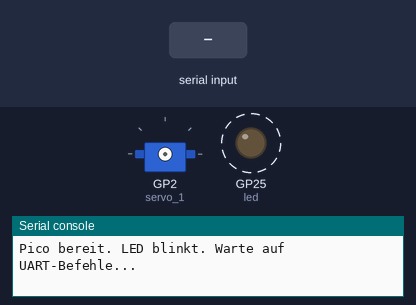
A program run on a simulated Raspberry Pi Pico running MicroPython. On the bench: servo, output pins drawn as LEDs (lit = HIGH), the last lines printed to the serial console. Dashed ring = blinking. The inputs (shaded band) are chosen by the test bench. Servo angles are drawn from the pulse width (0.5 ms = 0°, 2.5 ms = 180°).

Above: at 1.2 s.
1.3 s: "ServoLinksDrehen_1\n" received over the second serial link
4.3 s: "ServoRechtsDrehen_1\n" received over the second serial link
At 5.4 s:
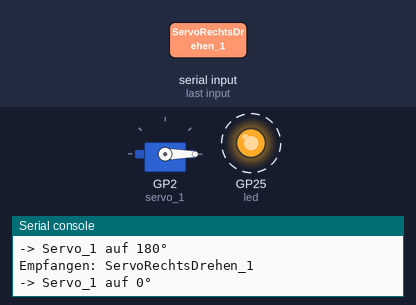
7.3 s: "ServoStopp_1\n" received over the second serial link
At 7.7 s:
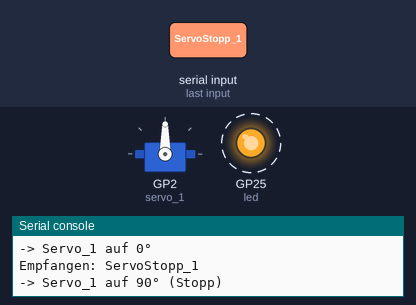
Timing chart, 0 to 16.3 s (numbered marks = the images above; inputs shaded):
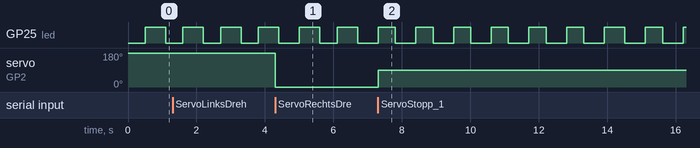

Measured:
- after the input at 4.3 s, servo on GP2 (servo_1): 180° → 0° at once
- after the input at 7.3 s, servo on GP2 (servo_1): 0° → 90° at once
- by itself, GP25 (led): alternates HIGH for 0.50 s and LOW for 0.60 s

The program:

Pico_Servosteuerung_uart.py
```python
###################################################################
#---File-Informationen--------------------------------------------#
###################################################################
# File Name: Pico_Servosteuerung_uart.py
# Projekt: Mechatronisches Projekt
# Gruppe: Johann Spielvogel, Tim Richer, Jennifer Gastgeb, Pascal Roskamp
# Semester: 6
# Hochschule Esslingen


#####################################################
#---Allgemeines-------------------------------------#
#####################################################

#----------------------------------------------Änderungsverzeichnis-------------------------------------------------------------
#                          Änderung                                                   //   Datum          //      Name
# Erstellung des Skripts                                                              // 05.04.2025       // Johann Spielvogel
# Erweiterung um Servo_2 und Servo_3                                                  // 10.04.2025       // Johann Spielvogel
# Anpassung der MQTT Nachrichten                                                      // 13.04.2025       // Johann Spielvogel
#


#########################################################################
#---Import--------------------------------------------------------------#
#########################################################################
from machine import UART, Pin, PWM
import time


#####################################################
#---UART Deklaration--------------------------------#
#####################################################
# UART0: RX = GP1 (Empfang)
uart = UART(0, baudrate=9600, tx=Pin(0), rx=Pin(1))


#####################################################
#---Servo Konfiguration-----------------------------#
#####################################################
#Servo_1---------------------------------------------
servo_1 = PWM(Pin(2))
servo_1.freq(50)

#Servo_2---------------------------------------------
#servo_2 = PWM(Pin(XXX))
#servo_2.freq(50)

#Servo_3---------------------------------------------
#servo_3 = PWM(Pin(XXX))
#servo_3.freq(50)


#####################################################
#---Servo Funktionen--------------------------------#
#####################################################
#Servo_1---------------------------------------------
def set_servo_1_angle(angle):
    # Mappe Winkel (0–180) auf PWM Duty in ns für MicroPython
    duty_ns = int(500_000 + (angle / 180) * 2000_000)
    servo_1.duty_ns(duty_ns)

#Servo_2---------------------------------------------
#def set_servo_2_angle(angle):
    # Mappe Winkel (0–180) auf PWM Duty in ns für MicroPython
    #duty_ns = int(500_000 + (angle / 180) * 2000_000)
    #servo_2.duty_ns(duty_ns)

#Servo_3---------------------------------------------
#def set_servo_3_angle(angle):
    # Mappe Winkel (0–180) auf PWM Duty in ns für MicroPython
    #duty_ns = int(500_000 + (angle / 180) * 2000_000)
    #servo_3.duty_ns(duty_ns)


#####################################################
#---Onboard LED-------------------------------------#
#####################################################
led = Pin(25, Pin.OUT)

# Für LED-Blink-Timing
last_blink_time = time.ticks_ms()
led_state = False
blink_interval = 500  # Millisekunden


#####################################################
#---Hauptgrogramm-----------------------------------#
#####################################################
print("Pico bereit. LED blinkt. Warte auf UART-Befehle...")
while True:

    # LED-Blinken
    current_time = time.ticks_ms()
    if time.ticks_diff(current_time, last_blink_time) > blink_interval:
        led_state = not led_state
        led.value(led_state)
        last_blink_time = current_time

    # UART0
    if uart.any():
        message = uart.readline()
        if message:
            msg = message.decode('utf-8').strip()
            print("Empfangen:", msg)

            # Servo_1
            if msg == 'ServoLinksDrehen_1':
                set_servo_1_angle(180)
                print("-> Servo_1 auf 180°")
                #uart.write(b'Servo_1 auf 180\n')

            elif msg == 'ServoRechtsDrehen_1':
                set_servo_1_angle(0)
                print("-> Servo_1 auf 0°")
                #uart.write(b'Servo_1 auf 0\n')

            elif msg == 'ServoStopp_1':
                set_servo_1_angle(90)
                print("-> Servo_1 auf 90° (Stopp)")
                #uart.write(b'Servo_1 auf 90\n')

            # Servo_2
            #if msg == 'ServoLinksDrehen_2':
                #set_servo_2_angle(180)
                #print("-> Servo_2 auf 180°")
                #uart.write(b'Servo_2 auf 180\n')

            #elif msg == 'ServoRechtsDrehen_2':
                #set_servo_2_angle(0)
                #print("-> Servo_2 auf 0°")
                #uart.write(b'Servo_2 auf 0\n')

            #elif msg == 'ServoStopp_2':
                #set_servo_2_angle(90)
                #print("-> Servo_2 auf 90° (Stopp)")
                #uart.write(b'Servo_2 auf 90\n')

            # Servo_3
            #if msg == 'ServoLinksDrehen_3':
                #set_servo_3_angle(180)
                #print("-> Servo_3 auf 180°")
                #uart.write(b'Servo_3 auf 180\n')

            #elif msg == 'ServoRechtsDrehen_3':
                #set_servo_3_angle(0)
                #print("-> Servo_3 auf 0°")
                #uart.write(b'Servo_3 auf 0\n')

            #elif msg == 'ServoStopp_3':
                #set_servo_3_angle(90)
                #print("-> Servo_3 auf 90° (Stopp)")
                #uart.write(b'Servo_3 auf 90\n')

    time.sleep(0.1)

#----------------------------------------FILE ENDE--------------------------------------------
```
